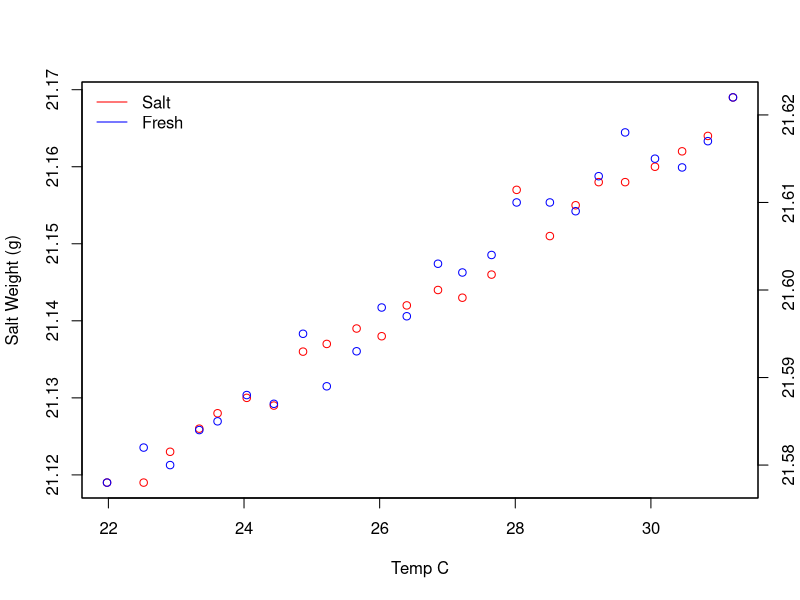
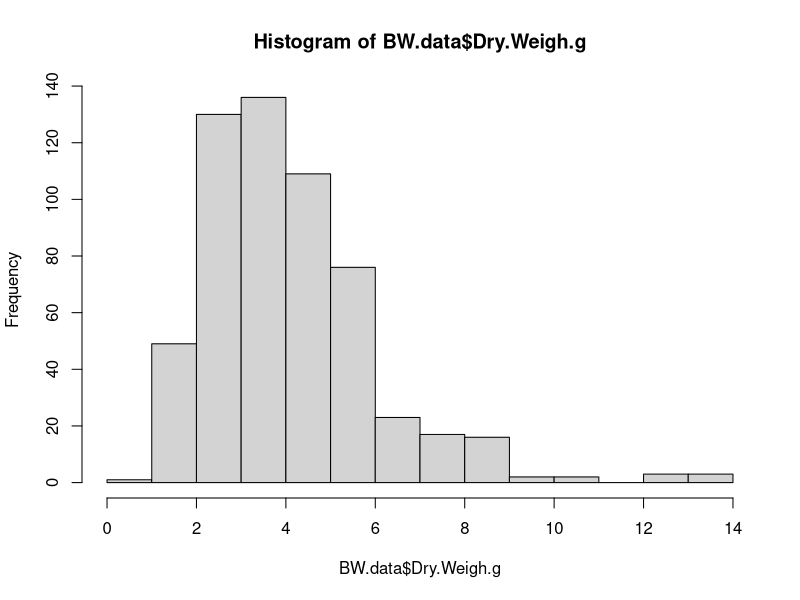

R code for these plots, in order: (Note: this script raises an error after producing the figures.)
## ---- chunk 1
knitr::opts_chunk$set(echo = TRUE)
## ---- chunk 2
#rm(list=ls()) # removes all prior objects

library("car") #levenes test
library("ggplot2") #plotting
library("plotrix") #plotting
library("reshape") #data shaping
require("gridExtra") #Arrange Plots for output
require("plyr") #for ddply
require("dplyr")
require("utils")
library("reshape2") #data shaping
library(lubridate)

#load metadata
geno.frag<-read.csv("UROP_metadata_colony.csv")
  geno.frag$genotype<-as.factor(as.character(geno.frag$genotype))
  geno.frag$frag.id<-as.factor(as.character(geno.frag$frag.id))

#load shade levels
shade.levels<-read.csv("shade.levels.csv")
  shade.levels$frag.id<-as.factor(as.character(shade.levels$frag.id))
  shade.levels$treatment<-as.factor(as.character(shade.levels$treatment))
  shade.levels$light.level<-as.factor((shade.levels$light.level))
  shade.levels<-unique(shade.levels) #remove dups

  # geno_fragid<-geno.frag$frag.id               #Check for missing data
  # shade.levels_fragid<-shade.levels$frag.id
  #diffs<-as.data.frame(setdiff( geno_fragid, shade.levels_fragid))
  metadata<-merge(shade.levels,geno.frag, by.x="frag.id",no.dups=T)

#add in depth data
geno.depth<-read.csv("UROP_geno_Depth.csv")
  # meta_genoID<-metadata$genotype        ##### Check for missing data
  # depth_genoID<-geno.depth$genotype
  #diffs<-as.data.frame(setdiff(meta_genoID, depth_genoID)) # no depth data for 912, 916, 909, 911, 910, 922, 920
  metadata<-merge(metadata,geno.depth, by.x="genotype")

# add tank meta
tank<-read.csv("UROP_frag_tank.csv")

metadata<-merge(metadata,tank, by.x="frag.id")

## ---- chunk 3
BW.data.T0 <-read.csv('Buoyant_weight/UROP_BW_T0_20171029.csv') 
BW.data.T1 <-read.csv('Buoyant_weight/UROP_BW_T1_20171129.csv') 
BW.data.T2 <-read.csv('Buoyant_weight/UROP_BW_T2_20180108.csv')
BW.data<-rbind(BW.data.T0,BW.data.T1,BW.data.T2) #combine

BW.data<-merge(BW.data, metadata, by.x="frag.id") 

  BW_fragid<-BW.data$frag.id
  meta_fragid<-metadata$frag.id
  setdiff(BW_fragid, meta_fragid) #check what we lose, 142 144  73 283 217  cannot find genotype info in MO notes


BW.data$frag.id<-as.factor(as.character(BW.data$frag.id))
BW.data$temp.c<-as.numeric(BW.data$temp.c)
BW.data$time.point<-as.factor(as.character(BW.data$time.point))

BW <- BW.data$mass.g
Temp <- BW.data$temp.C 


#HP
# load data 
CalData<-read.csv('Buoyant_weight/Bouyant_weight_calibration_curve.csv', header=T, sep=",")
#Data with Standard weights in grams in deionized water, saltwater, and the temp that they were measured at

#plot relationship between temp and Standard in fresh and salt water
plot(CalData$Temp, CalData$StandardSalt, col = 'red', ylab = 'Salt Weight (g)', xlab = 'Temp C')
par(new=TRUE)
plot(CalData$Temp, CalData$StandardFresh, col = 'blue',xaxt="n",yaxt="n",xlab="",ylab="")
axis(4)
mtext("'Fresh Weight (g)'",side=4,line=3)
legend("topleft",col=c("red","blue"),lty=1,legend=c("Salt","Fresh"), bty = "n")

#linear regression between temp and Standard
#Salt water standard measures
StandardSaltModel <- lm(CalData$StandardSalt~CalData$Temp)
summary(StandardSaltModel)
summary(StandardSaltModel)$r.squared
StandardSaltModel$coef

#Fresh water standard measures
StandardFreshModel <- lm(CalData$StandardFresh~CalData$Temp)
summary(StandardFreshModel)
summary(StandardFreshModel)$r.squared
StandardFreshModel$coef

BW <- BW.data$mass.g
Temp <- BW.data$temp.c 

BWCalc_Mcap <- function(StandardAir= 39.092, Temp, BW, CoralDensity = 2.03){
  #Parameters---------------------------------------------------------------
  # StandardAir is the weight of the Standard in air (Default set at 39.092 grams weighed on balance)
  # Temp is the temperature of the water during the coral measurement
  # BW is the buoywant weight of the coral
  # CoralDensity <- 2.03 #g cm-3, set aragonite density for Montipora from literature 
  #Montipora Arag = 2.03 g cm-3 average from table 2 in Anthony 2003 Functional Ecology 17:246-259
  

 #Calculation------------------------------------------------------------
  #Step 1: correct the Standard weights for temperature
  # StandardFresh is the weight of the Standard in  fresh water at temp x
  # StandardSalt is the weight of the Standard in salt water at temp x
  
  # This is based on a calibration curve for Standards weighed in fresh and salt water at many temps
StandardFresh <- StandardFreshModel$coef[-1]*Temp + StandardFreshModel$coef[1] 
StandardSalt <- StandardSaltModel$coef[-1]*Temp + StandardSaltModel$coef[1] 
  
  # Step 2: Use weight in air and freshwater of the  Standard to calculate
  # the density of the Standard (Davies eq. 4)
FreshDensity <- 1 #Fresh water has a density of 1 g/cm3
StandardDensity <- FreshDensity/(1-(StandardFresh/StandardAir)) 
  
  # Step 3: Calculate the density of seawater using the density of the Standard
  # (Spencer Davies eq. 3)
SWDensity <- StandardDensity*(1-(StandardSalt/StandardAir))
  
  # Step 4: Calculate the dry weight of the coral (Davies eq. 1)
CoralWeight <- BW/(1-(SWDensity/CoralDensity))
  
  return(CoralWeight) #returns coral dry weights in g
}
   
BW.data$Dry.Weigh.g <- BWCalc_Mcap(BW=BW, Temp=Temp) #use function to calculate dry weight
hist(BW.data$Dry.Weigh.g) #not normal
 #BW.data$Dry.Weigh.g_log<-log10(BW.data$Dry.Weigh.g+1)
 #hist(BW.data$Dry.Weigh.g_log) #better
#boxplot(BW.data$Dry.Weigh.g_log) #examine data


# Entering the tidyverse!!!
BW.data <- tibble(BW.data)
BW.data <- BW.data %>%
  select(-mass.g, -temp.c, -notes, -date, -tratment, -treatment) 

BW.data <- BW.data %>%
  mutate(big.tank = factor(big.tank),
         tank = factor(tank))
## ---- chunk 4
# tidyverse!
qpcr <- read_csv("qPCR/qpcr_processed.csv")

qpcr <- qpcr %>%
  select(frag.id = Sample.Name, time, propD, dom = Dom, mix = Mix) %>%
  mutate(time.point = if_else(time == "Time1", "T0", "T2")) %>%
  select(-time)

qpcr <- qpcr %>%
  mutate(frag.id = factor(extract_numeric(frag.id))) %>%
  distinct(.)

# Join qPCR data with BW data
df <- full_join(BW.data, qpcr)

# Samples with qPCR data but NO BW data
missing_bw <- anti_join(qpcr, BW.data)
# Samples with BW data but NO qPCR data
missing_qpcr <- anti_join(BW.data, qpcr) %>%
   filter(time.point == "T0")


# Number of rows corresponding to each genotype at each time point
df %>%
  group_by(genotype, time.point) %>%
  dplyr::summarize(n = n()) %>%
  pivot_wider(names_from = time.point, values_from = n)


# Any genotypes with different symbionts?
df %>%
  group_by(genotype) %>%
  drop_na(dom) %>%
  dplyr::summarize(sym = paste0(unique(dom), collapse = ",")) %>%
  filter(nchar(sym) > 1)

# Look at data for one genotype
df %>%
  dplyr::filter(genotype == 922)  %>%
  arrange(frag.id, time.point) %>%
  print(n = nrow(.))
